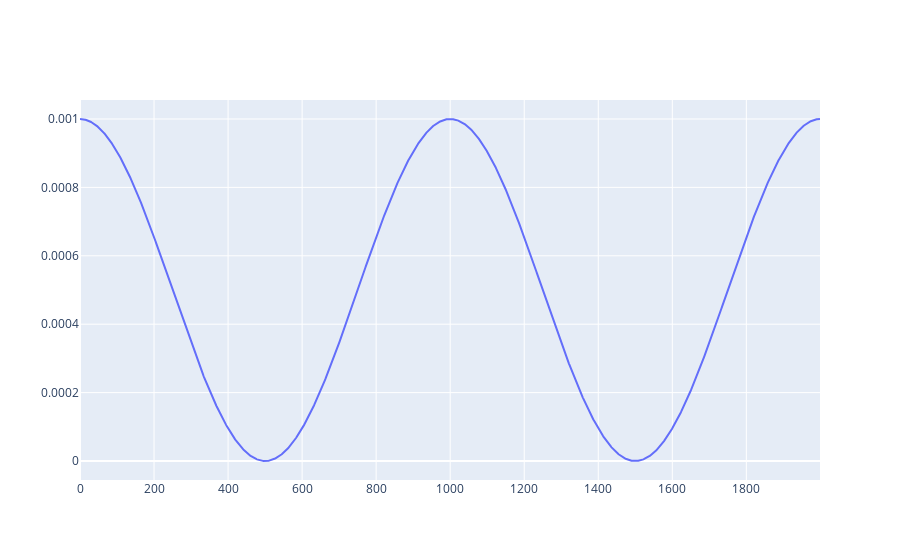

Notebook source saved alongside this figure:
### Code cell
figure = go.Figure(data=[go.Scatter(x=x, y=np.abs(eta[:, 1])**2)])
figure.show()

### Figure 1 — Plotly figure (JSON) as saved in the notebook; plotly's stock layout.template omitted (floating-point values rounded to 4 significant figures; data arrays with more than 128 entries replaced by an {"elided": "..."} marker saying what was removed)
{"data": [{"type": "scatter", "x": {"elided": "2000 int values"}, "y": {"elided": "2000 float values"}}], "layout": {}}
